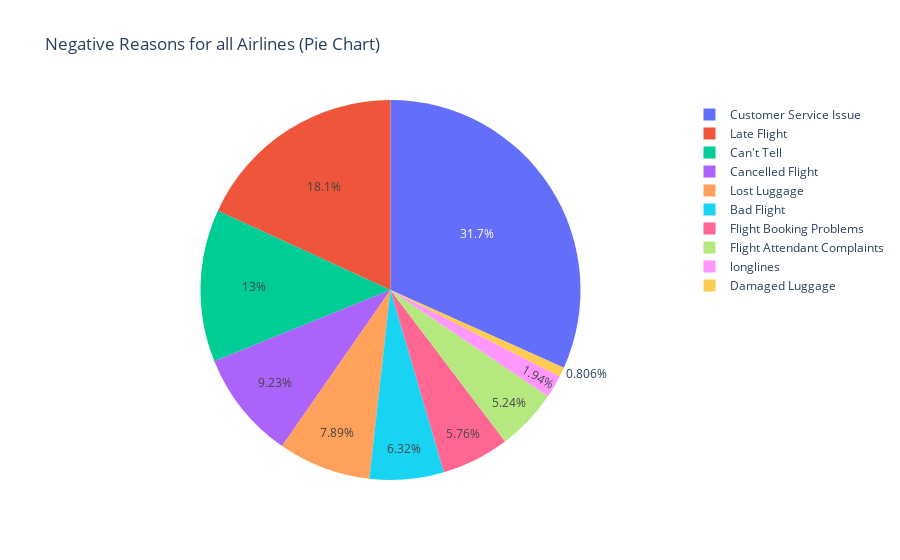

Notebook cell for this chart:
### Markdown cell above
#### Visualizing the negative reasons for all airlines

### Code cell
negative_data = df.groupby(['airline', 'negativereason']).size().reset_index(name='count')

# Create pie chart
fig = go.Figure(data=[go.Pie(labels=negative_data['negativereason'], values=negative_data['count'])])

# Customize the chart layout
fig.update_layout(
    title="Negative Reasons for all Airlines (Pie Chart)",
)

# Show the pie chart
fig.show()

### Figure 1 — Plotly figure (JSON) as saved in the notebook; plotly's stock layout.template omitted (floating-point values rounded to 4 significant figures)
{"data": [{"labels": ["Bad Flight", "Can't Tell", "Cancelled Flight", "Customer Service Issue", "Damaged Luggage", "Flight Attendant Complaints", "Flight Booking Problems", "Late Flight", "Lost Luggage", "longlines", "Bad Flight", "Can't Tell", "Cancelled Flight", "Customer Service Issue", "Damaged Luggage", "Flight Attendant Complaints", "Flight Booking Problems", "Late Flight", "Lost Luggage", "longlines", "Bad Flight", "Can't Tell", "Cancelled Flight", "Customer Service Issue", "Damaged Luggage", "Flight Attendant Complaints", "Flight Booking Problems", "Late Flight", "Lost Luggage", "longlines", "Bad Flight", "Can't Tell", "Cancelled Flight", "Customer Service Issue", "Damaged Luggage", "Flight Attendant Complaints", "Flight Booking Problems", "Late Flight", "Lost Luggage", "longlines", "Bad Flight", "Can't Tell", "Cancelled Flight", "Customer Service Issue", "Damaged Luggage", "Flight Attendant Complaints", "Flight Booking Problems", "Late Flight", "Lost Luggage", "longlines", "Bad Flight", "Can't Tell", "Cancelled Flight", "Customer Service Issue", "Damaged Luggage", "Flight Attendant Complaints", "Flight Booking Problems", "Late Flight", "Lost Luggage", "longlines"], "type": "pie", "values": [87, 198, 246, 768, 12, 87, 130, 249, 149, 34, 64, 186, 51, 199, 11, 60, 44, 269, 57, 14, 90, 159, 162, 391, 14, 38, 61, 152, 90, 29, 104, 246, 189, 811, 11, 123, 122, 453, 154, 50, 216, 379, 181, 681, 22, 168, 144, 525, 269, 48, 19, 22, 18, 60, 4, 5, 28, 17, 5, 3]}], "layout": {"title": {"text": "Negative Reasons for all Airlines (Pie Chart)"}}}
